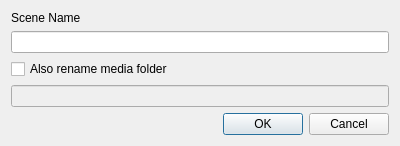
<?xml version="1.0" encoding="UTF-8"?>
<ui version="4.0">
 <class>GGRenameSceneDlg</class>
 <widget class="QDialog" name="GGRenameSceneDlg">
  <property name="geometry">
   <rect>
    <x>0</x>
    <y>0</y>
    <width>400</width>
    <height>141</height>
   </rect>
  </property>
  <property name="windowTitle">
   <string>Dialog</string>
  </property>
  <layout class="QVBoxLayout" name="verticalLayout">
   <item>
    <widget class="QLabel" name="label">
     <property name="text">
      <string>Scene Name</string>
     </property>
    </widget>
   </item>
   <item>
    <widget class="QLineEdit" name="txtSceneName"/>
   </item>
   <item>
    <widget class="QCheckBox" name="chkRenameMediaDir">
     <property name="text">
      <string>Also rename media folder</string>
     </property>
    </widget>
   </item>
   <item>
    <widget class="QLineEdit" name="txtMediaDir">
     <property name="enabled">
      <bool>false</bool>
     </property>
    </widget>
   </item>
   <item>
    <spacer name="verticalSpacer">
     <property name="orientation">
      <enum>Qt::Vertical</enum>
     </property>
     <property name="sizeHint" stdset="0">
      <size>
       <width>20</width>
       <height>40</height>
      </size>
     </property>
    </spacer>
   </item>
   <item>
    <widget class="QDialogButtonBox" name="buttonBox">
     <property name="orientation">
      <enum>Qt::Horizontal</enum>
     </property>
     <property name="standardButtons">
      <set>QDialogButtonBox::Cancel|QDialogButtonBox::Ok</set>
     </property>
    </widget>
   </item>
  </layout>
 </widget>
 <tabstops>
  <tabstop>txtSceneName</tabstop>
  <tabstop>chkRenameMediaDir</tabstop>
  <tabstop>txtMediaDir</tabstop>
 </tabstops>
 <resources/>
 <connections>
  <connection>
   <sender>buttonBox</sender>
   <signal>accepted()</signal>
   <receiver>GGRenameSceneDlg</receiver>
   <slot>accept()</slot>
   <hints>
    <hint type="sourcelabel">
     <x>227</x>
     <y>123</y>
    </hint>
    <hint type="destinationlabel">
     <x>157</x>
     <y>140</y>
    </hint>
   </hints>
  </connection>
  <connection>
   <sender>buttonBox</sender>
   <signal>rejected()</signal>
   <receiver>GGRenameSceneDlg</receiver>
   <slot>reject()</slot>
   <hints>
    <hint type="sourcelabel">
     <x>295</x>
     <y>129</y>
    </hint>
    <hint type="destinationlabel">
     <x>286</x>
     <y>140</y>
    </hint>
   </hints>
  </connection>
  <connection>
   <sender>chkRenameMediaDir</sender>
   <signal>toggled(bool)</signal>
   <receiver>txtMediaDir</receiver>
   <slot>setEnabled(bool)</slot>
   <hints>
    <hint type="sourcelabel">
     <x>78</x>
     <y>63</y>
    </hint>
    <hint type="destinationlabel">
     <x>127</x>
     <y>92</y>
    </hint>
   </hints>
  </connection>
  <connection>
   <sender>txtSceneName</sender>
   <signal>textEdited(QString)</signal>
   <receiver>GGRenameSceneDlg</receiver>
   <slot>sceneNameEdited(QString)</slot>
   <hints>
    <hint type="sourcelabel">
     <x>320</x>
     <y>34</y>
    </hint>
    <hint type="destinationlabel">
     <x>398</x>
     <y>35</y>
    </hint>
   </hints>
  </connection>
 </connections>
 <slots>
  <slot>sceneNameEdited(QString)</slot>
 </slots>
</ui>
